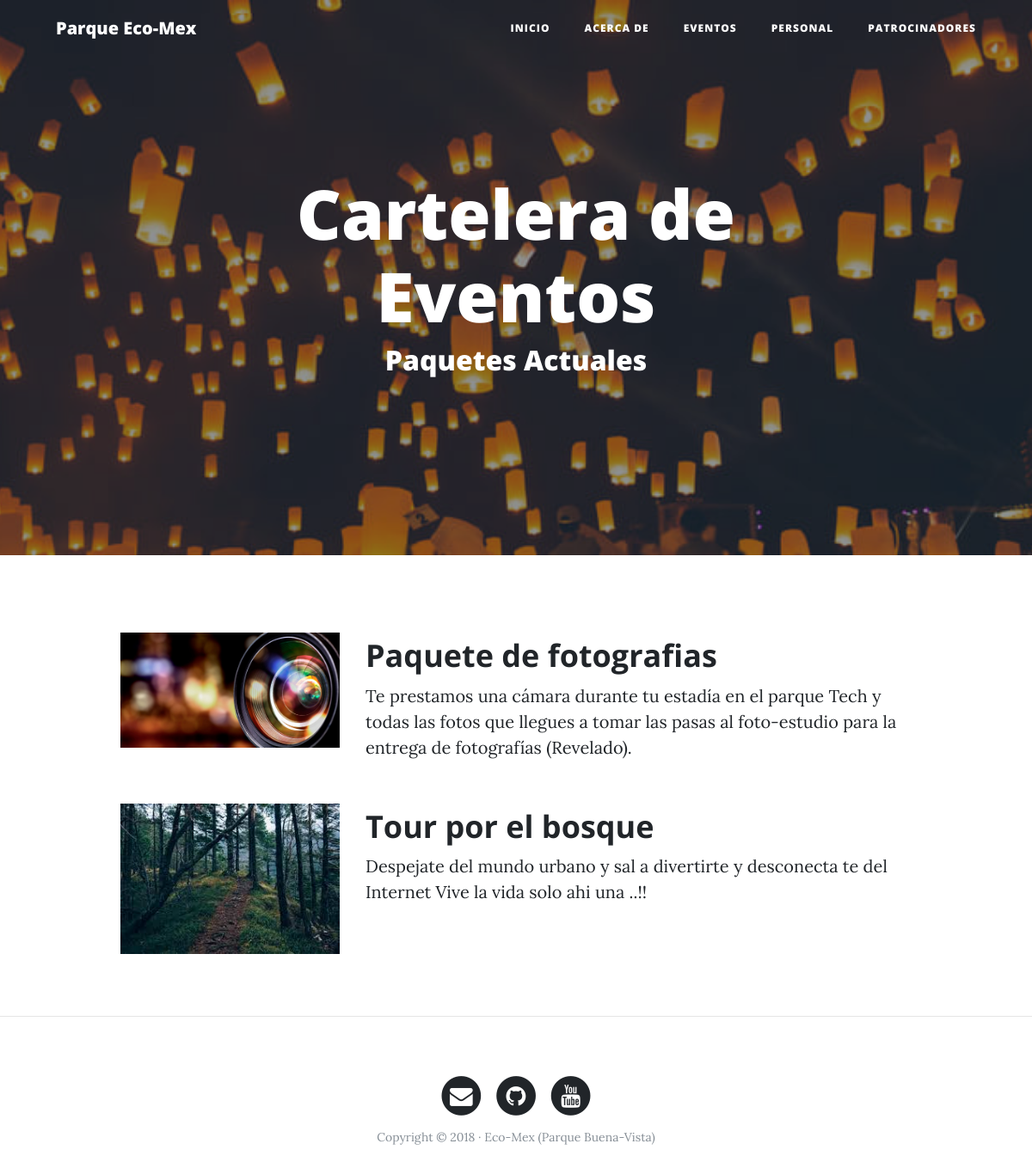
The page /portfolio/ on the database its author committed.
### portfolio/models.py (models this page shows, shortened)
class Project(models.Model):
    title = models.CharField(max_length=200, verbose_name="Titulo")
    image = models.ImageField(verbose_name="Imagen", upload_to="projects")
    created = models.DateTimeField(auto_now_add=True, verbose_name="Fecha de creación")
    updated = models.DateTimeField(auto_now=True, verbose_name="Fecha de actualización")
    description = models.TextField(verbose_name="Descripción", null=True, blank=True)
    class Meta:
        verbose_name = "proyecto"
        verbose_name_plural = "proyectos"
        ordering = ["-created"]

### portfolio/views.py (the view)
# urls.py: path('portfolio/', portfolio_views.portfolio, name="Portafolio"),
def portfolio(request):
    projects = Project.objects.all()
    return render(request, "portfolio/portfolio.html", {'project': projects})

### portfolio/templates/portfolio/portfolio.html (shortened to what this page needs)
{% extends 'core/base.html' %}
{% block background %}{% load static %}{% static 'core/img/evento.jpeg' %}{% endblock %}
{% block headers%}
   <h1>Cartelera de Eventos</h1>
   <h2 class="subhead">Paquetes Actuales</h2>
{% endblock %}
{% block content %}
    {%  for projectx in project %}
	<div class="row project">
		<div class="col-lg-3 col-md-4 offset-lg-1">
			      <img class="img-fluid" src="{{ projectx.image.url }}" alt="">
		</div>
		<div class="col-lg-7 col-md-8">
	      		<h2 class="section-heading title">{{ projectx.title }}</h2>
	          <p>{{ projectx.description }}</p>
		</div>
	</div>
	{% endfor %}
{% endblock %}

### rows shown on the page
Project: image (picture), title "Paquete de fotografias", description "Te prestamos una cámara durante tu estadía en el parque Tech y todas las fotos que llegues a tomar las pasas al foto-estudio para la entrega de fotografías (Revelado)."
Project: image (picture), title "Tour por el bosque", description "Despejate del mundo urbano y sal a divertirte y desconecta te del Internet Vive la vida solo ahi una ..!!"
